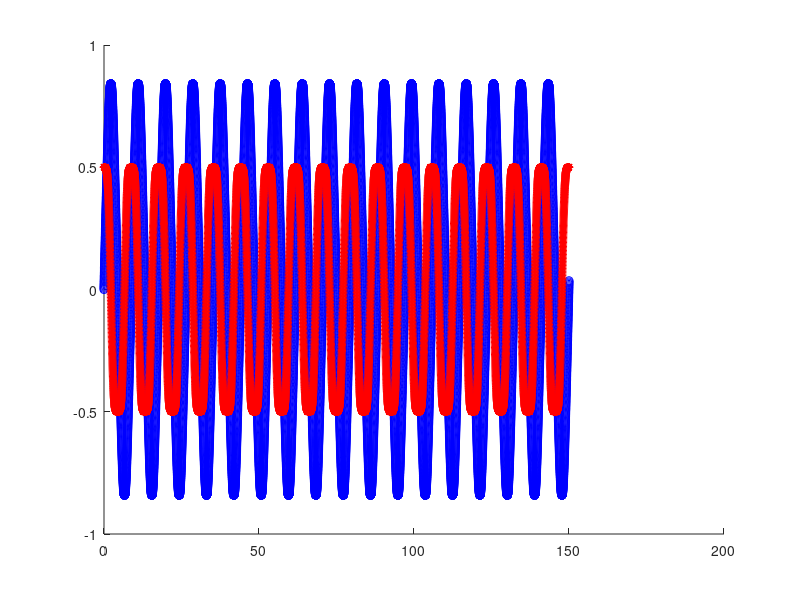
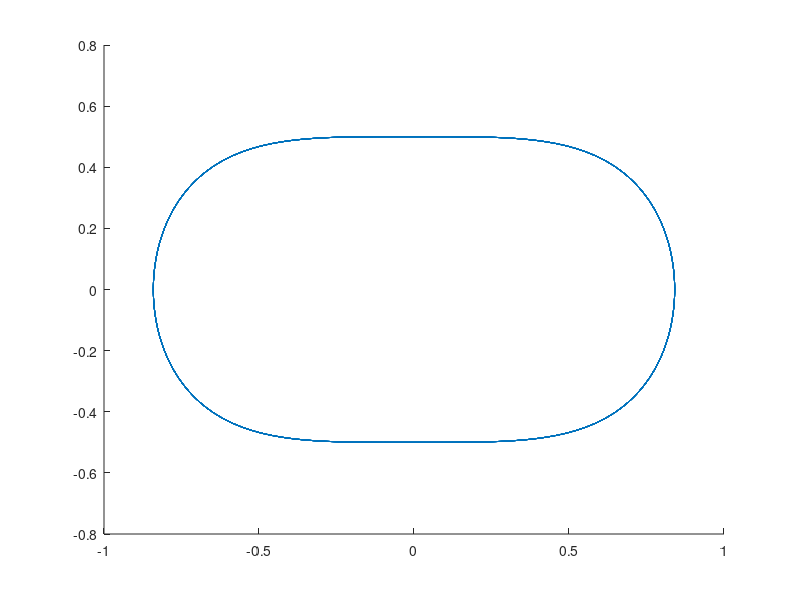
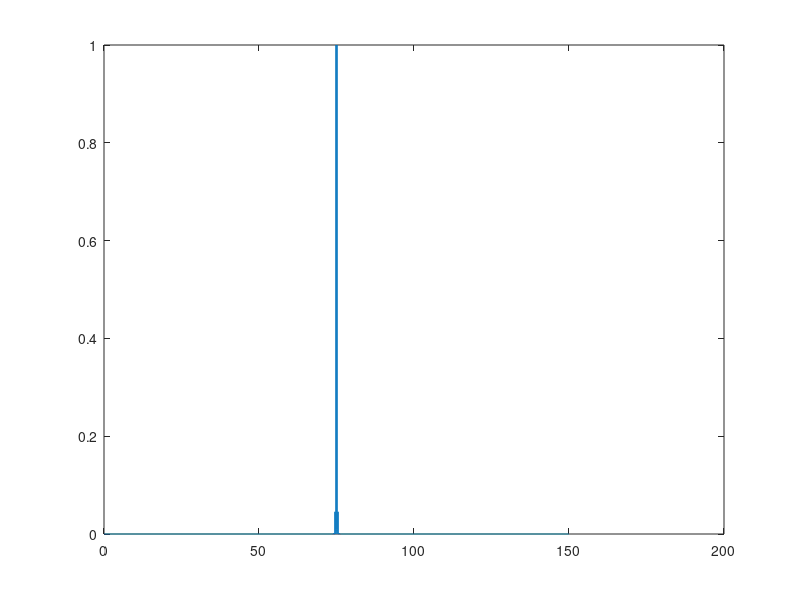

MATLAB code for these plots, in order:
eps = 2 ;
k = 1 ;
a = 3 ;

v_der = @(x) -k*x^a ;
x_der = @(v) v ;

x(1) = 0 ;
v(1) = 0.5 ;
time(1) = 0 ;
h = 0.01 ;

it = 1 ;

for t = 0 : h : 150 - h 
    x_start = x(it) ;
    v_start = v(it) ;
    x_end = x_start + h*x_der(v_start) ;
    v_end = v_start + h*v_der(x_start) ;
 
    %x(it+1) = x_end ;
    %v(it+1) = v_end ;
    
    x(it + 1) = x(it) + h/2 * (x_der(v_start) + x_der(v_end)) ;
    v(it + 1) = v(it) + h/2 * (v_der(x_start) + v_der(x_end)) ;
    
    it = it + 1 ;
    time(it) = t + h ;
end

figure ('Name' , 'Time Plot') ;
hold on ;
plot (time , x , 'bo') ;
plot (time , v , 'r*') ;
hold off ;

figure ('Name' , 'Phase Space') ;
hold on ;
plot (x , v) ;

fourier = fft(x) ;
abs_fourier = abs(fftshift(fourier)) ;
norm_fourier = abs_fourier/max(abs_fourier) ;
figure ('Name' , 'Fourier Transform') ;
plot (time , norm_fourier) ;

